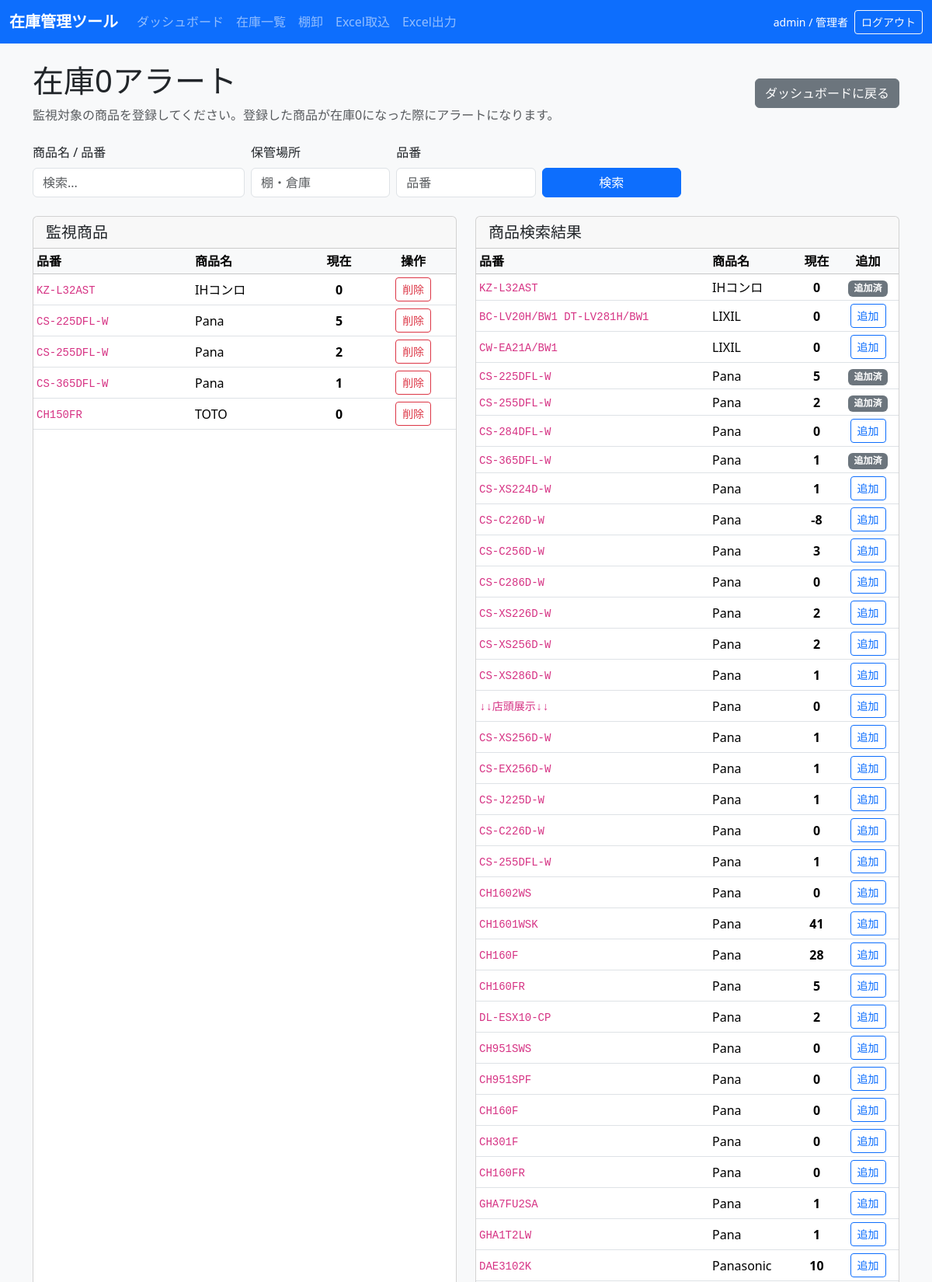
The app's page /alerts/zero_stock (signed in, upper part) with its own data.
### tables this page shows
CREATE TABLE users (
            id INTEGER PRIMARY KEY AUTOINCREMENT,
            username TEXT NOT NULL UNIQUE,
            password_hash TEXT NOT NULL,
            role TEXT NOT NULL DEFAULT 'user',
            created_at TEXT NOT NULL
        );

CREATE TABLE products (
            id INTEGER PRIMARY KEY AUTOINCREMENT,
            source_sheet TEXT,
            source_row INTEGER,
            big_category TEXT,
            maker_or_product TEXT,
            overview TEXT,
            sku TEXT NOT NULL,
            stock_status TEXT,
            display_flag TEXT,
            available_stock INTEGER NOT NULL DEFAULT 0,
            total_stock INTEGER NOT NULL DEFAULT 0,
            reorder_point INTEGER NOT NULL DEFAULT 0,
            staff_stock_json TEXT,
            notes TEXT,
            imported_at TEXT,
            current_stock INTEGER NOT NULL DEFAULT 0,
            name TEXT NOT NULL,
            category TEXT,
            location TEXT,
            last_in_date TEXT,
            last_out_date TEXT,
            created_at TEXT NOT NULL,
            updated_at TEXT NOT NULL
        , supplier TEXT, amount TEXT);

### inventory_app/app.py (the view, shortened to what this page needs)
@app.route("/alerts/<alert_type>", methods=["GET", "POST"])
@login_required
def alert_settings(alert_type):
    if alert_type not in ["low_stock", "zero_stock", "stagnant_stock"]:
        return "指定されたアラートタイプが無効です。", 404
    params = parse_search_args()
    conn = get_db_connection()
    if alert_type == "low_stock":
        alert_products = conn.execute(
            "SELECT la.product_id AS alert_product_id, la.threshold, p.* FROM low_stock_alerts la JOIN products p ON la.product_id = p.id ORDER BY p.name"
        ).fetchall()
    elif alert_type == "zero_stock":
        alert_products = conn.execute(
            "SELECT za.product_id AS alert_product_id, p.* FROM zero_stock_alerts za JOIN products p ON za.product_id = p.id ORDER BY p.name"
        ).fetchall()
    else:
        alert_products = conn.execute(
            "SELECT sa.product_id AS alert_product_id, p.* FROM stagnant_stock_alerts sa JOIN products p ON sa.product_id = p.id ORDER BY p.name"
        ).fetchall()
    sql, values = build_product_query(params)
    search_results = conn.execute(sql + " LIMIT 50", values).fetchall()
    conn.close()
    selected_product_ids = {row["alert_product_id"] for row in alert_products}
    return render_template(
        "alert_settings.html",
        alert_type=alert_type,
        alert_products=alert_products,
        search_results=search_results,
        selected_product_ids=selected_product_ids,
        params=params,
    )

### inventory_app/app.py (called while the page is built)
@app.before_request
def load_current_user():
    g.user = None
    user_id = session.get("user_id")
    if not user_id:
        return
    conn = get_db_connection()
    try:
        g.user = conn.execute(
            "SELECT id, username, role FROM users WHERE id = ?",
            (user_id,),
        ).fetchone()
    finally:
        conn.close()

@app.context_processor
def inject_auth_context():
    return {
        "current_user": g.get("user"),
        "is_admin": bool(g.get("user") and g.user["role"] == "admin"),
    }

def login_required(view):
    @wraps(view)
    def wrapped(*args, **kwargs):
        if g.get("user") is None:
            return redirect(url_for("login", next=request.full_path))
        return view(*args, **kwargs)
    return wrapped

def parse_search_args():
    return {
        "q": request.args.get("q", "", type=str).strip(),
        "sku": request.args.get("sku", "", type=str).strip(),
        "big_category": request.args.get("big_category", "", type=str).strip(),
        "location": request.args.get("location", "", type=str).strip(),
    }

def build_product_query(params):
    sql = "SELECT * FROM products WHERE 1=1"
    values = []
    if params["q"]:
        sql += " AND (name LIKE ? OR sku LIKE ? OR big_category LIKE ? OR maker_or_product LIKE ? OR overview LIKE ? OR notes LIKE ? OR source_sheet LIKE ? OR category LIKE ? OR location LIKE ? OR staff_stock_json LIKE ? )"
        term = f"%{params['q']}%"
        values.extend([term] * 10)
    if params["sku"]:
        sql += " AND sku LIKE ?"
        values.append(f"%{params['sku']}%")
    if params["big_category"]:
        sql += " AND big_category = ?"
        values.append(params["big_category"])
    if params["location"]:
        sql += " AND location LIKE ?"
        values.append(f"%{params['location']}%")
    sql += " ORDER BY name ASC"
    return sql, values

### inventory_app/db.py (called while the page is built, shortened)
def is_postgres():
    return engine.dialect.name == "postgresql"

def convert_sql(sql, params):
    if isinstance(params, dict):
        return normalize_sql(sql), params
    params = tuple(params or ())
    index = 0
    values = {}
    def repl(_match):
        nonlocal index
        key = f"p{index}"
        values[key] = params[index]
        index += 1
        return f":{key}"
    return normalize_sql(re.sub(r"\?", repl, sql)), values

def normalize_sql(sql):
    return sql

def wrap_row(row):
    if row is None:
        return None
    return DbRow(row._mapping, row)

def get_db_connection():
    return DbConnection()

### inventory_app/templates/alert_settings.html (shortened to what this page needs)
{% extends 'base.html' %}
{% block content %}
  <div class="d-flex justify-content-between align-items-center mb-4">
    <div>
      <h1>{{ '低在庫アラート' if alert_type == 'low_stock' else '在庫0アラート' }}</h1>
      <p class="text-muted mb-0">
        {% if alert_type == 'low_stock' %}
          監視する商品と最低在庫を登録してください。現在の在庫が設定値以下のときにアラートになります。
        {% elif alert_type == 'zero_stock' %}
          監視対象の商品を登録してください。登録した商品が在庫0になった際にアラートになります。
        {% else %}
          監視対象の商品を登録してください。登録した商品が30日以上出庫されていないときにアラートになります。
        {% endif %}
      </p>
    </div>
    <a href="{{ url_for('dashboard') }}" class="btn btn-secondary">ダッシュボードに戻る</a>
  </div>
  <form method="get" class="row gy-2 gx-2 align-items-end mb-4">
    <div class="col-md-3">
      <label class="form-label">商品名 / 品番</label>
      <input type="text" name="q" value="{{ params.q }}" class="form-control" placeholder="検索...">
    </div>
    <div class="col-md-2">
      <label class="form-label">保管場所</label>
      <input type="text" name="location" value="{{ params.location }}" class="form-control" placeholder="棚・倉庫">
    </div>
    <div class="col-md-2">
      <label class="form-label">品番</label>
      <input type="text" name="sku" value="{{ params.sku }}" class="form-control" placeholder="品番">
    </div>
    <div class="col-md-2">
      <button type="submit" class="btn btn-primary w-100">検索</button>
    </div>
  </form>
  <div class="row">
    <div class="col-lg-6 mb-4">
      <div class="card h-100">
        <div class="card-header d-flex justify-content-between align-items-center">
          <h2 class="h5 mb-0">{{ '登録済み商品' if alert_type == 'low_stock' else '監視商品' }}</h2>
        </div>
        <div class="card-body p-0">
          {% if alert_products %}
            <div class="table-responsive">
              <table class="table table-sm table-hover mb-0">
                <thead class="table-light">
                  <tr>
                    <th>品番</th>
                    <th>商品名</th>
                    <th class="text-center">現在</th>
                    {% if is_admin %}
                      <th class="text-center">操作</th>
                    {% endif %}
                  </tr>
                </thead>
                <tbody>
                  {% for product in alert_products %}
                    <tr>
                      <td><code>{{ product.sku }}</code></td>
                      <td>{{ product.name }}</td>
                      <td class="text-center"><strong>{{ product.current_stock }}</strong></td>
                      {% if is_admin %}
                        <td class="text-center">
                          <form method="post" class="d-inline">
                            <button type="submit" class="btn btn-sm btn-outline-danger">削除</button>
                          </form>
                        </td>
                      {% endif %}
                    </tr>
                  {% endfor %}
                </tbody>
              </table>
            </div>
          {% else %}
            <div class="p-4 text-center text-muted">
              登録された商品はありません。
            </div>
          {% endif %}
        </div>
      </div>
    </div>
    <div class="col-lg-6 mb-4">
      <div class="card h-100">
        <div class="card-header">
          <h2 class="h5 mb-0">商品検索結果</h2>
        </div>
        <div class="card-body p-0">
          {% if search_results %}
            <div class="table-responsive">
              <table class="table table-sm table-hover mb-0">
                <thead class="table-light">
                  <tr>
                    <th>品番</th>
                    <th>商品名</th>
                    <th class="text-center">現在</th>
                    {% if is_admin %}
                      <th class="text-center">{% if alert_type == 'low_stock' %}最低在庫 / 追加{% else %}追加{% endif %}</th>
                    {% endif %}
                  </tr>
                </thead>
                <tbody>
                  {% for product in search_results %}
                    <tr>
                      <td><code>{{ product.sku }}</code></td>
                      <td>{{ product.name }}</td>
                      <td class="text-center"><strong>{{ product.current_stock }}</strong></td>
                      {% if is_admin %}
                        <td class="text-center">
                          {% if product.id in selected_product_ids %}
                            <span class="badge bg-secondary">追加済</span>
                          {% else %}
                            {% if alert_type == 'low_stock' %}
                              <form method="post" class="d-flex justify-content-center gap-2 align-items-center">
                                <input type="hidden" name="action" value="add_low_stock">
                                <input type="hidden" name="product_id" value="{{ product.id }}">
                                <input type="number" name="threshold" class="form-control form-control-sm" value="{{ product.reorder_point or 0 }}" min="0" style="width: 5rem;">
                                <button type="submit" class="btn btn-sm btn-outline-primary">追加</button>
                              </form>
                            {% elif alert_type == 'zero_stock' %}
                              <form method="post">
                                <button type="submit" class="btn btn-sm btn-outline-primary">追加</button>
                              </form>
                            {% else %}
                              <form method="post">
                                <input type="hidden" name="product_id" value="{{ product.id }}">
                                <input type="hidden" name="action" value="add_stagnant_stock">
                                <button type="submit" class="btn btn-sm btn-outline-primary">追加</button>
                              </form>
                            {% endif %}
                          {% endif %}
                        </td>
                      {% endif %}
                    </tr>
                  {% endfor %}
                </tbody>
              </table>
            </div>
          {% else %}
            <div class="p-4 text-center text-muted">
              該当する商品がありません。
            </div>
          {% endif %}
        </div>
      </div>
    </div>
  </div>
{% endblock %}

### inventory_app/templates/base.html (shortened to what this page needs)
<!doctype html>
<html lang="ja">
  <head>
    <link href="https://cdn.jsdelivr.net/npm/bootstrap@5.3.2/dist/css/bootstrap.min.css" rel="stylesheet">
    <link rel="stylesheet" href="/static/style.css">
  </head>
  <body>
    <nav class="navbar navbar-expand-lg navbar-dark bg-primary mb-4">
      <div class="container-fluid">
        <a class="navbar-brand" href="/">在庫管理ツール</a>
        <div class="collapse navbar-collapse">
          <ul class="navbar-nav me-auto mb-2 mb-lg-0">
            <li class="nav-item"><a class="nav-link" href="/">ダッシュボード</a></li>
            <li class="nav-item"><a class="nav-link" href="/inventory">在庫一覧</a></li>
            <li class="nav-item"><a class="nav-link" href="/stocktaking">棚卸</a></li>
            {% if is_admin %}
              <li class="nav-item"><a class="nav-link" href="/excel_import">Excel取込</a></li>
              <li class="nav-item"><a class="nav-link" href="/excel_export">Excel出力</a></li>
            {% endif %}
          </ul>
          {% if current_user %}
            <div class="d-flex align-items-center gap-2 text-white">
              <small>{{ current_user.username }} / {{ '管理者' if current_user.role == 'admin' else '一般' }}</small>
              <a class="btn btn-sm btn-outline-light" href="{{ url_for('logout') }}">ログアウト</a>
            </div>
          {% endif %}
        </div>
      </div>
    </nav>
    <div class="container">
      {% block content %}{% endblock %}
    </div>
  </body>
</html>

### inventory_app/static/style.css (style rules this page uses)
body { background-color: #f8f9fa; }
.navbar-brand { font-weight: 700; }
.card { min-height: 240px; }
.table th, .table td { vertical-align: middle; }

### records on screen
users: username "admin", role "管理者"
products: sku "KZ-L32AST", name "IHコンロ", sku "KZ-L32AST", name "IHコンロ"
products: sku "CS-225DFL-W", name "Pana", sku "CS-225DFL-W", name "Pana"
products: sku "CS-255DFL-W", name "Pana", sku "CS-255DFL-W", name "Pana"
products: sku "CS-365DFL-W", name "Pana", sku "CS-365DFL-W", name "Pana"
products: sku "CH150FR", name "TOTO"
products: sku "BC-LV20H/BW1 DT-LV281H/BW1", name "LIXIL"
products: sku "CW-EA21A/BW1", name "LIXIL"
products: sku "CS-284DFL-W", name "Pana"
products: sku "CS-XS224D-W", name "Pana"
products: sku "CS-C226D-W", name "Pana", current_stock "-8"
products: sku "CS-C256D-W", name "Pana"
products: sku "CS-C286D-W", name "Pana"
products: sku "CS-XS226D-W", name "Pana"
products: sku "CS-XS256D-W", name "Pana"
products: sku "CS-XS286D-W", name "Pana"
products: sku "↓↓店頭展示↓↓", name "Pana"
products: sku "CS-XS256D-W", name "Pana"
products: sku "CS-EX256D-W", name "Pana"
products: sku "CS-J225D-W", name "Pana"
products: sku "CS-C226D-W", name "Pana"
products: sku "CS-255DFL-W", name "Pana"
products: sku "CH1602WS", name "Pana"
products: sku "CH1601WSK", name "Pana"
products: sku "CH160F", name "Pana"
products: sku "CH160FR", name "Pana"
products: sku "DL-ESX10-CP", name "Pana"
products: sku "CH951SWS", name "Pana"
products: sku "CH951SPF", name "Pana"
products: sku "CH160F", name "Pana"
products: sku "CH301F", name "Pana"
products: sku "CH160FR", name "Pana"
products: sku "GHA7FU2SA", name "Pana"
products: sku "GHA1T2LW", name "Pana"
products: sku "DAE3102K", name "Panasonic"

### other values on screen
{{ '低在庫アラート' if alert_type == 'low_stock' else '在庫0アラート' }} "在庫0アラート"
{{ '登録済み商品' if alert_type == 'low_stock' else '監視商品' }} "監視商品"
{{ product.current_stock }} "0" "5" "2" "1" "0"
{{ product.current_stock }} "0" "0" "0" "5" "2" "0" "1" "1" "3" "0" "2" "2" "1" "0" "1" "1" "1" "0" "1" "0" "41" "28" "5" "2" "0" "0" "0" "0" "0" "1" "1" "10"
